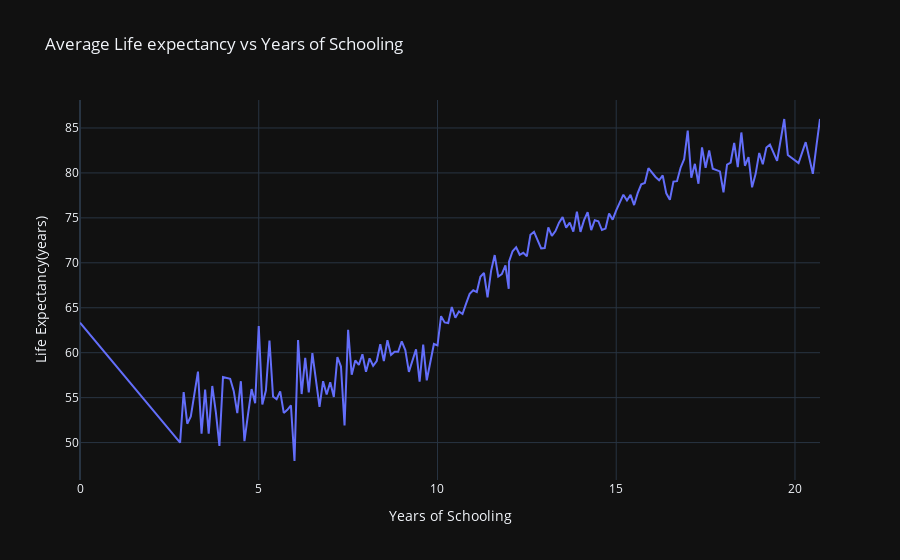

Notebook source saved alongside this figure:
### Code cell
fig=px.line(
    agg_data,
    x='Schooling',
    y='Life expectancy',
    title='Average Life expectancy vs Years of Schooling',
    labels={'Schooling':'Years of Schooling','Life expectancy':'Life Expectancy(years)'},
    template='plotly_dark'
)
fig.show()

### Figure 1 — Plotly figure (JSON) as saved in the notebook; plotly's stock layout.template omitted (floating-point values rounded to 4 significant figures; data arrays with more than 128 entries replaced by an {"elided": "..."} marker saying what was removed)
{"data": [{"hovertemplate": "Years of Schooling=%{x}<br>Life Expectancy(years)=%{y}<extra></extra>", "legendgroup": "", "line": {"color": "#636efa", "dash": "solid"}, "marker": {"symbol": "circle"}, "mode": "lines", "name": "", "orientation": "v", "showlegend": false, "type": "scatter", "x": {"elided": "174 float values"}, "xaxis": "x", "y": {"elided": "174 float values"}, "yaxis": "y"}], "layout": {"autosize": true, "legend": {"tracegroupgap": 0}, "title": {"text": "Average Life expectancy vs Years of Schooling"}, "xaxis": {"anchor": "y", "autorange": true, "domain": [0, 1], "range": [0, 20.7], "title": {"text": "Years of Schooling"}, "type": "linear"}, "yaxis": {"anchor": "x", "autorange": true, "domain": [0, 1], "range": [45.84, 88.11], "title": {"text": "Life Expectancy(years)"}, "type": "linear"}}}
